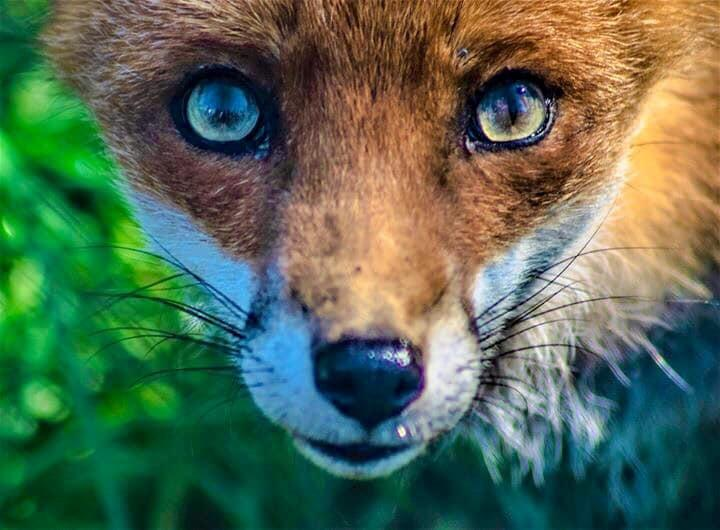
#> input picture assets/test1.jpg, 720 x 530 px
$ python cartoonizing.py
#> lines starting #> are read from the running program, lines starting #| are printed output that depends on the picture; after the words box and inside, x2 and y2 are one past the last pixel; in counts of white or black regions, pixels touching at a corner belong together
#> further down, img is the input picture: shape (530, 720, 3); mean B, G, R 83.2, 106.1, 85.5
import cv2 as cv
import numpy as np


def cartoonize(image):
    scale_factor = 2
    sigma_color = 5
    sigma_space = 7
    # converting to gray color space
    edited_img = cv.cvtColor(image, cv.COLOR_BGR2GRAY)

    # applying median blur filter
    edited_img = cv.medianBlur(edited_img, 7)

    # detecting edges with laplacian method
    edited_img = cv.Laplacian(edited_img, cv.CV_8U, ksize=5)

    # creating the sketch mode with threshold
    res, mask = cv.threshold(edited_img, 100, 255, cv.THRESH_BINARY_INV) # returns (bool, ndarray)
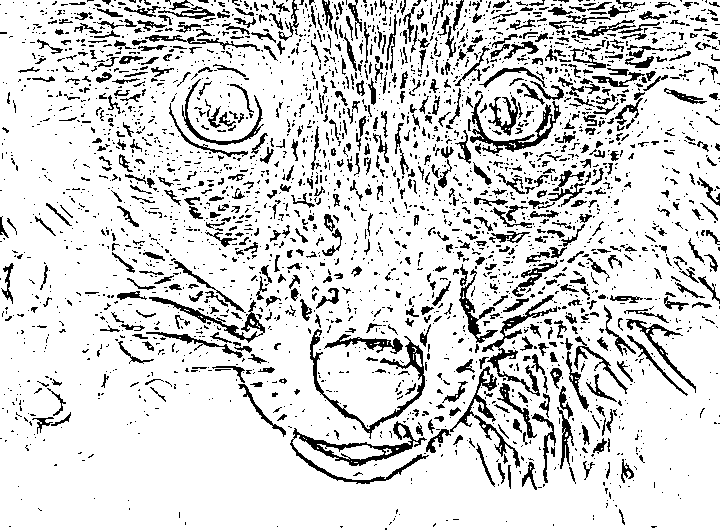
#> mask: shape (530, 720); 84.4% white; black in thin lines or dots

    # since bilateral filter is a slow filter to be applied,
    # we resize it to a smaller shape for faster computation
    small_img = cv.resize(image, None, fx=1/scale_factor, fy=1/scale_factor)    # you can make it as small as you like but devidable

    # applying bilateral 10 times to smoothen more (making closer to cartoonish)
    for _ in range(10):
        small_img = cv.bilateralFilter(small_img, 7, sigma_color, sigma_space)

    # bringing back the normal scale
    small_img = cv.resize(small_img, None, fx=scale_factor, fy=scale_factor)
#> small_img: shape (530, 720, 3)

    # finally by applying the sketch mode mask to the original image we get the cartoonish effect
    cartoonized_img = cv.bitwise_and(small_img, small_img, mask=mask)

    # return sketch mode and cartoonized
    return mask, cartoonized_img


if __name__ == "__main__":
    # multiple sketch mode and cartoonized images
    # displaying each 2 for 5 seconds

    # example 1
    img = cv.imread('../../assets/test1.jpg')
    sketch, cartoon = cartoonize(img)
    cv.imshow('Sketch Mode', sketch)
    cv.imshow('Cartoonize Image', cartoon)
    cv.waitKey(5000)

    # example 2
    img = cv.imread('../../assets/test4.jpg')
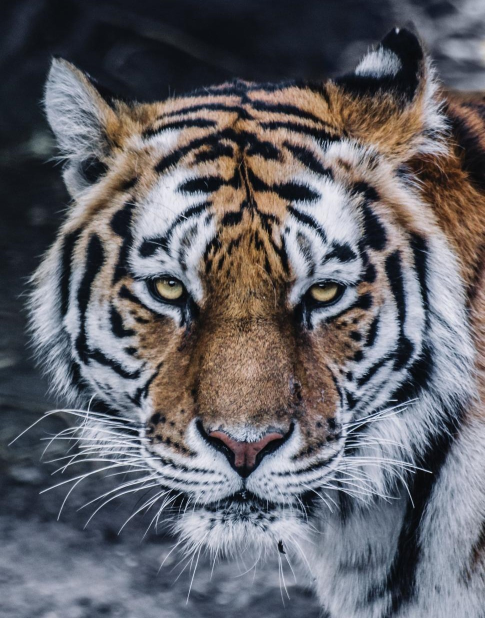
#> input picture assets/test4.jpg, 970 x 1236 px (shown at 1/2 size)
#> img is the input picture: shape (1236, 970, 3); mean B, G, R 104.1, 98.3, 98.8
    sketch, cartoon = cartoonize(img)
#> in cartoonize (call 2), `res, mask = cv.threshold(edited_img, 100, 255, cv.THRESH_BINARY_INV)`:
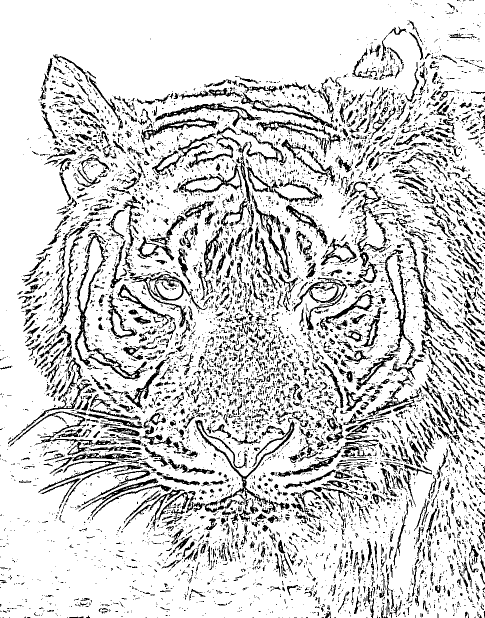
#> mask: shape (1236, 970) (shown at 1/2 size); 82% white; 7132 black regions (5516 under 20 px), largest, box (x1, y1, x2, y2) and area: (149, 465, 295, 759) 3837, (390, 840, 589, 1010) 3065, (259, 548, 416, 655) 2073
    cv.imshow('Sketch Mode', sketch)
    cv.imshow('Cartoonize Image', cartoon)
    cv.waitKey(5000)

    # example 3
    img = cv.imread('../../assets/test5.jpg')
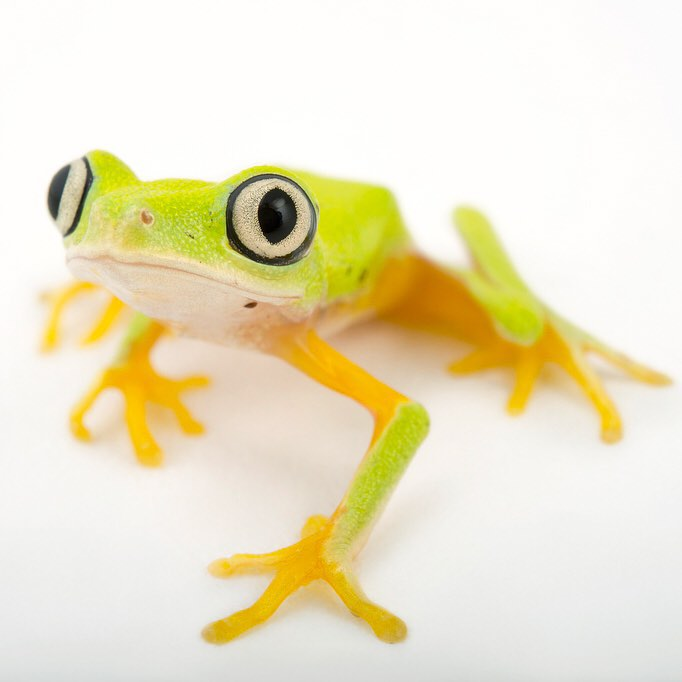
#> input picture assets/test5.jpg, 682 x 682 px
#> img is the input picture: shape (682, 682, 3); mean B, G, R 197.6, 228, 236.1
    sketch, cartoon = cartoonize(img)
#> in cartoonize (call 3), `edited_img = cv.Laplacian(edited_img, cv.CV_8U, ksize=5)`:
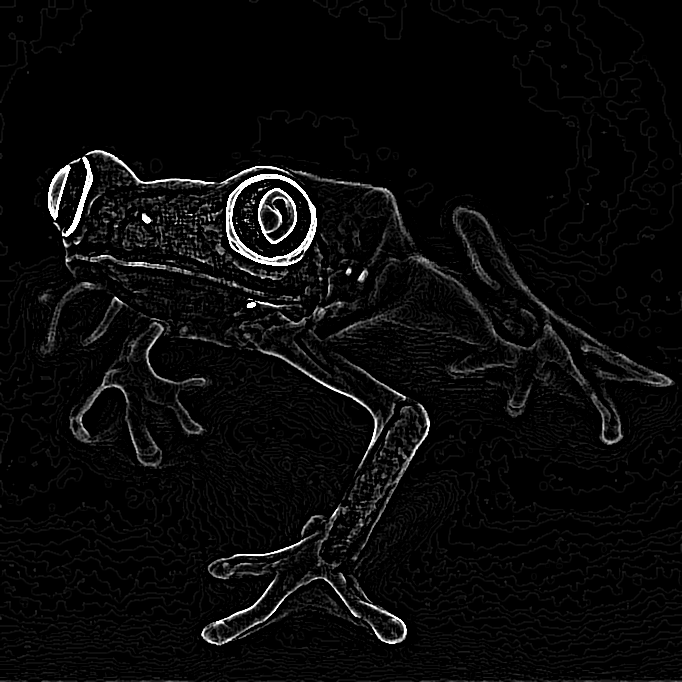
#> edited_img: shape (682, 682); min 0, max 255, mean 9.7
#> in cartoonize (call 3), `res, mask = cv.threshold(edited_img, 100, 255, cv.THRESH_BINARY_INV)`:
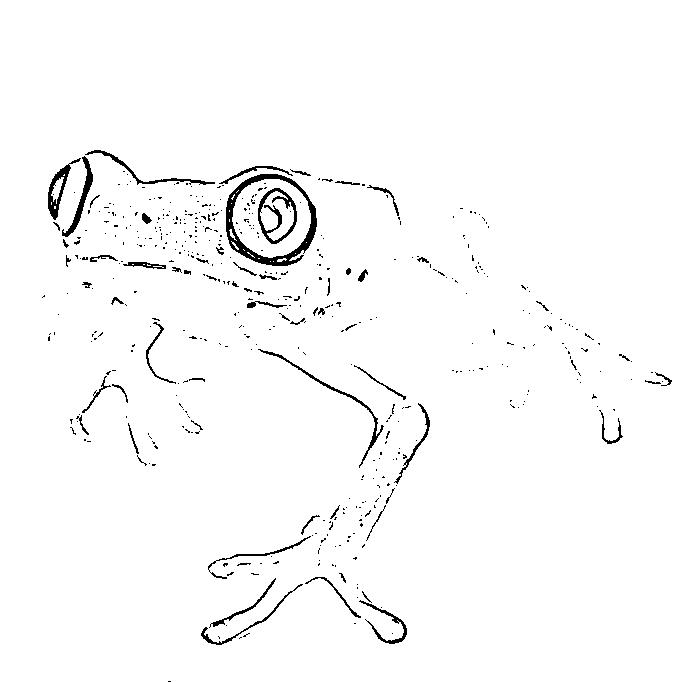
#> mask: shape (682, 682); 97.9% white; 487 black regions (426 under 20 px), largest, box (x1, y1, x2, y2) and area: (226, 174, 317, 266) 1730, (258, 188, 297, 244) 649, (258, 349, 384, 468) 518
#> in cartoonize (call 3), `cartoonized_img = cv.bitwise_and(small_img, small_img, mask=mask)`:
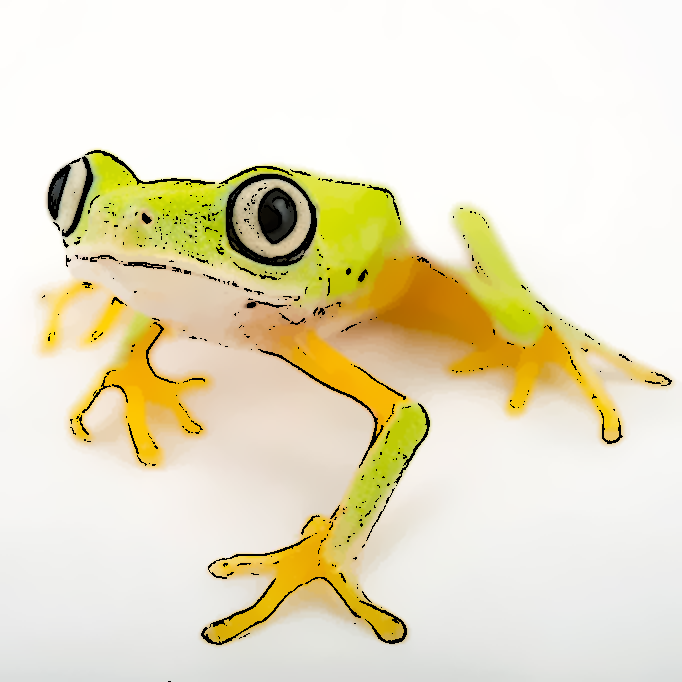
#> cartoonized_img: shape (682, 682, 3); mean B, G, R 196.1, 224.7, 232.5
    cv.imshow('Sketch Mode', sketch)
    cv.imshow('Cartoonize Image', cartoon)
    cv.waitKey(5000)

    cv.destroyAllWindows()
